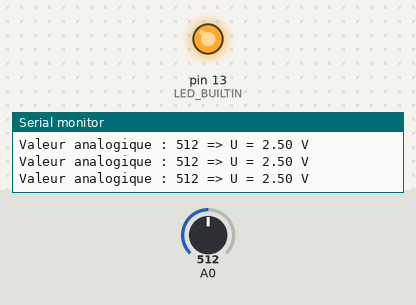
A sketch run on a simulated Arduino Uno, built with avr-gcc and run on an emulated ATmega328P. On the bench: output pins drawn as LEDs (lit = HIGH), the last lines printed to the serial monitor. The test bench sets the inputs (shaded band); at power-on: A0 = 512.

Above: at 1.3 s.
1.4 s: A0 set to 317
2.9 s: A0 set to 291
At 3.6 s:
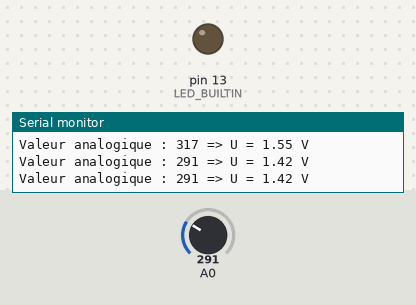
4.5 s: A0 set to 306
At 4.9 s:
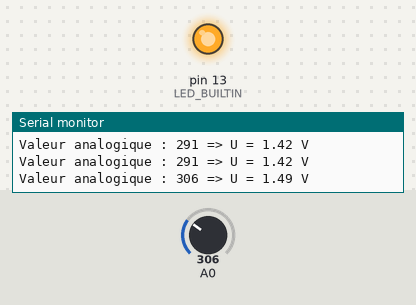
6.0 s: A0 set to 290
At 7.3 s:
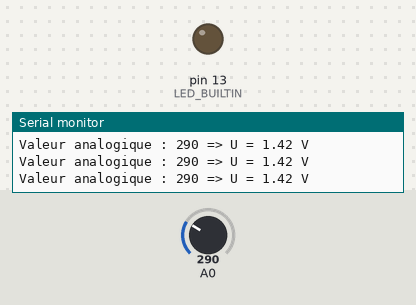
Timing chart, 0 to 8.5 s (numbered marks = the images above; inputs shaded):
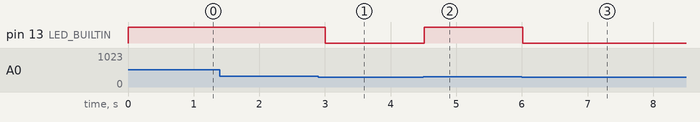

The sketch:

valAnalogique.ino
```cpp
float valeur = 0;                     // Variable : lecture du potentiomètre
float tension = 0;                    // Variable servant à la conversion en tension

void setup() {
  pinMode(LED_BUILTIN, OUTPUT);
  Serial.begin(9600);                 // Initialisation de la communication série
}

void loop() {
  valeur = analogRead(A0);            // Lecture des données du pin A0 (0 - 1023)
  tension = valeur*5/1024;            // Conversion valeur analogique en tension

  Serial.print("Valeur analogique : ");
  Serial.print(int(valeur));
  Serial.print(" => U = ");
  Serial.print(tension);
  Serial.println(" V");

  if(valeur>300)
    digitalWrite(LED_BUILTIN, HIGH);
  else
    digitalWrite(LED_BUILTIN, LOW);

  delay(500);
}
```

Measured:
- the behaviour switches between 301 and 300 on A0 (found by bisection; images 0 and 1)
- after the input at 2.9 s, pin 13 (LED_BUILTIN): HIGH → LOW after 0.11 s
- after the input at 4.5 s, pin 13 (LED_BUILTIN): LOW → HIGH at once
- after the input at 6.0 s, pin 13 (LED_BUILTIN): HIGH → LOW at once
